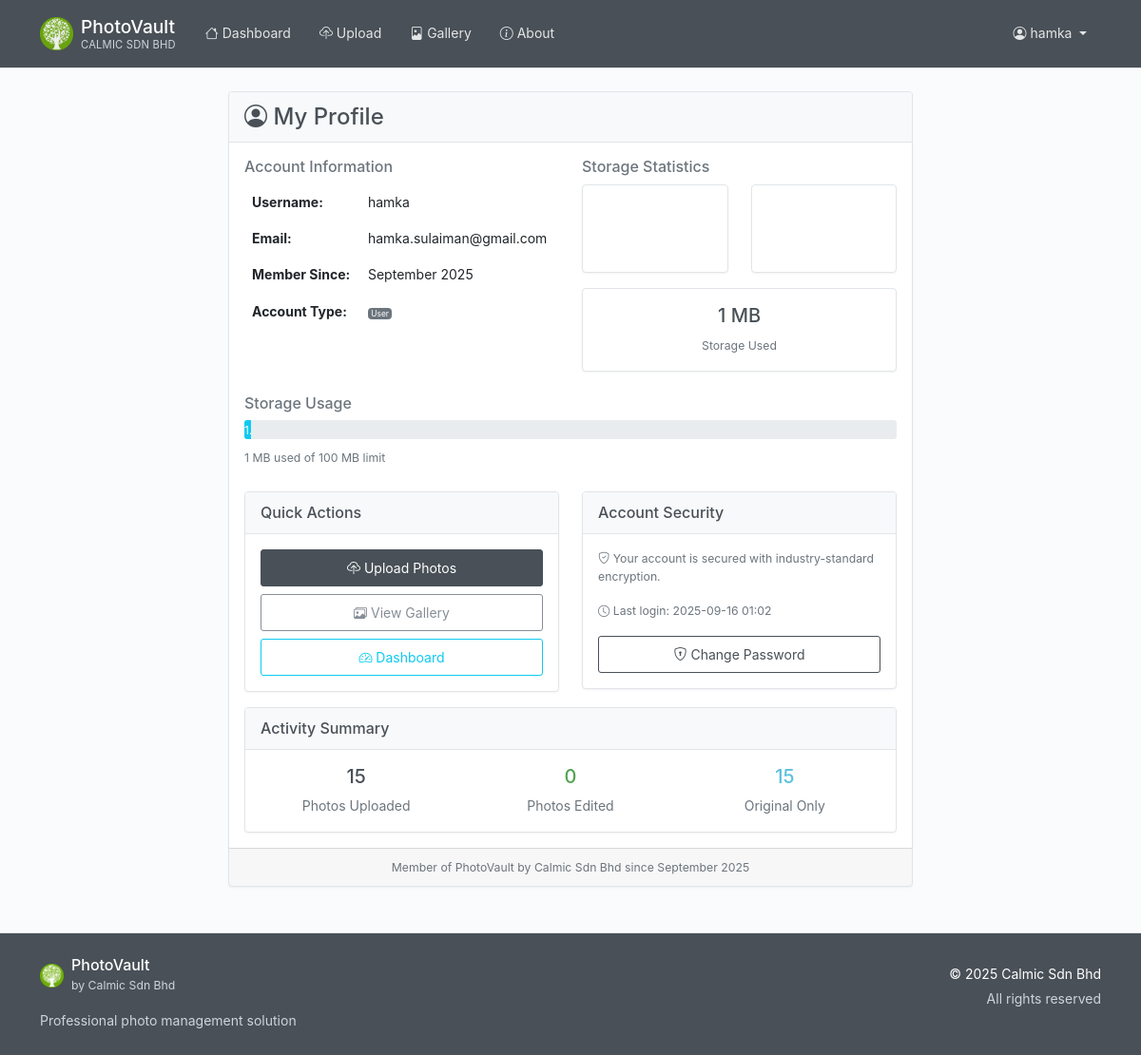
The app's page /profile (signed in) with its own data.
### photovault/models/__init__.py (models this page shows, shortened)
class User(UserMixin, db.Model):
    id = db.Column(db.Integer, primary_key=True)
    username = db.Column(db.String(80), unique=True, nullable=False)
    email = db.Column(db.String(120), unique=True, nullable=False)
    password_hash = db.Column(db.String(255), nullable=False)
    created_at = db.Column(db.DateTime, default=datetime.utcnow)
    is_active = db.Column(db.Boolean, default=True)
    is_admin = db.Column(db.Boolean, default=False, nullable=False)
    is_superuser = db.Column(db.Boolean, default=False, nullable=False)
    photos = db.relationship('Photo', backref='user', lazy=True, cascade='all, delete-orphan')
    albums = db.relationship('Album', backref='user', lazy=True, cascade='all, delete-orphan')
    people = db.relationship('Person', backref='user', lazy=True, cascade='all, delete-orphan')

### photovault/routes/main.py (the view)
@main_bp.route('/profile')
@login_required
def profile():
    stats = {
        'total_photos': 0,
        'edited_photos': 0,
        'total_size': 0,
        'member_since': 'Unknown'
    }
    try:
        from photovault.models import Photo
        from datetime import datetime
        user_photos = Photo.query.filter_by(user_id=current_user.id).all()
        total_photos = len(user_photos)
        edited_photos = sum(1 for photo in user_photos if photo.edited_filename and photo.edited_filename.strip())
        total_size = sum(photo.file_size or 0 for photo in user_photos)
        if current_user.created_at:
            member_since = current_user.created_at.strftime('%B %Y')
        else:
            member_since = 'Unknown'
        stats = {
            'total_photos': total_photos,
            'edited_photos': edited_photos,
            'total_size': total_size,
            'member_since': member_since
        }
    except Exception as e:
        print(f"Profile error: {str(e)}")
    return render_template('profile.html', user=current_user, stats=stats)

### photovault/templates/profile.html (shortened to what this page needs)
{% extends "base.html" %}
{% block content %}
<div class="container">
    <div class="row">
        <div class="col-lg-8 mx-auto">
            <div class="card">
                <div class="card-header">
                    <h4 class="mb-0">
                        <i class="bi bi-person-circle"></i> My Profile
                    </h4>
                </div>
                <div class="card-body">
                    <div class="row mb-4">
                        <div class="col-md-6">
                            <h6 class="text-muted">Account Information</h6>
                            <table class="table table-borderless">
                                <tr>
                                    <td><strong>Username:</strong></td>
                                    <td>{{ current_user.username }}</td>
                                </tr>
                                <tr>
                                    <td><strong>Email:</strong></td>
                                    <td>{{ current_user.email }}</td>
                                </tr>
                                <tr>
                                    <td><strong>Member Since:</strong></td>
                                    <td>{{ stats.member_since }}</td>
                                </tr>
                                <tr>
                                    <td><strong>Account Type:</strong></td>
                                    <td>
                                        {% if current_user.is_superuser %}
                                            <span class="badge bg-danger">Superuser</span>
                                        {% elif current_user.is_admin %}
                                            <span class="badge bg-warning">Administrator</span>
                                        {% else %}
                                            <span class="badge bg-secondary">User</span>
                                        {% endif %}
                                    </td>
                                </tr>
                            </table>
                        </div>
                        <div class="col-md-6">
                            <h6 class="text-muted">Storage Statistics</h6>
                            <div class="row text-center">
                                <div class="col-6 mb-3">
                                    <div class="card bg-primary text-white">
                                        <div class="card-body py-3">
                                            <h4>{{ stats.total_photos }}</h4>
                                            <small>Total Photos</small>
                                        </div>
                                    </div>
                                </div>
                                <div class="col-6 mb-3">
                                    <div class="card bg-success text-white">
                                        <div class="card-body py-3">
                                            <h4>{{ stats.edited_photos }}</h4>
                                            <small>Edited Photos</small>
                                        </div>
                                    </div>
                                </div>
                            </div>
                            <div class="card bg-light">
                                <div class="card-body text-center py-3">
                                    <h5>{{ stats.total_size // (1024 * 1024) }} MB</h5>
                                    <small class="text-muted">Storage Used</small>
                                </div>
                            </div>
                        </div>
                    </div>
                    {% if stats.total_size > 0 %}
                    <div class="mb-4">
                        <h6 class="text-muted">Storage Usage</h6>
                        {% set storage_mb = stats.total_size // (1024 * 1024) %}
                        {% set usage_percent = (storage_mb / 100 * 100) | round(1) %}
                        <div class="progress mb-2" style="height: 20px;">
                            <div class="progress-bar {% if usage_percent > 80 %}bg-danger{% elif usage_percent > 60 %}bg-warning{% else %}bg-info{% endif %}"
                                 role="progressbar"
                                 style="width: {{ usage_percent if usage_percent <= 100 else 100 }}%;">
                                {{ usage_percent }}%
                            </div>
                        </div>
                        <small class="text-muted">
                            {{ storage_mb }} MB used of 100 MB limit
                        </small>
                    </div>
                    {% endif %}
                    <div class="row">
                        <div class="col-md-6 mb-3">
                            <div class="card">
                                <div class="card-header">
                                    <h6 class="mb-0">Quick Actions</h6>
                                </div>
                                <div class="card-body">
                                    <div class="d-grid gap-2">
                                        <a href="{{ url_for('main.upload') }}" class="btn btn-primary">
                                            <i class="bi bi-cloud-upload"></i> Upload Photos
                                        </a>
                                        <a href="{{ url_for('main.gallery') }}" class="btn btn-outline-secondary">
                                            <i class="bi bi-images"></i> View Gallery
                                        </a>
                                        <a href="{{ url_for('main.dashboard') }}" class="btn btn-outline-info">
                                            <i class="bi bi-speedometer2"></i> Dashboard
                                        </a>
                                    </div>
                                </div>
                            </div>
                        </div>
                        <div class="col-md-6 mb-3">
                            <div class="card">
                                <div class="card-header">
                                    <h6 class="mb-0">Account Security</h6>
                                </div>
                                <div class="card-body">
                                    <p class="text-muted small">
                                        <i class="bi bi-shield-check"></i>
                                        Your account is secured with industry-standard encryption.
                                    </p>
                                    <p class="text-muted small">
                                        <i class="bi bi-clock"></i>
                                        Last login: {{ current_user.created_at.strftime('%Y-%m-%d %H:%M') }}
                                    </p>
                                    <div class="d-grid gap-2">
                                        <a href="{{ url_for('auth.change_password') }}" class="btn btn-outline-primary btn-sm">
                                            <i class="bi bi-shield-lock"></i> Change Password
                                        </a>
                                    </div>
                                </div>
                            </div>
                        </div>
                    </div>
                    <div class="card">
                        <div class="card-header">
                            <h6 class="mb-0">Activity Summary</h6>
                        </div>
                        <div class="card-body">
                            <div class="row text-center">
                                <div class="col-md-4">
                                    <h5 class="text-primary">{{ stats.total_photos }}</h5>
                                    <p class="text-muted mb-0">Photos Uploaded</p>
                                </div>
                                <div class="col-md-4">
                                    <h5 class="text-success">{{ stats.edited_photos }}</h5>
                                    <p class="text-muted mb-0">Photos Edited</p>
                                </div>
                                <div class="col-md-4">
                                    <h5 class="text-info">{{ stats.total_photos - stats.edited_photos }}</h5>
                                    <p class="text-muted mb-0">Original Only</p>
                                </div>
                            </div>
                        </div>
                    </div>
                </div>
                <div class="card-footer text-center">
                    <small class="text-muted">
                        Member of PhotoVault by Calmic Sdn Bhd since {{ stats.member_since }}
                    </small>
                </div>
            </div>
        </div>
    </div>
</div>
{% endblock %}

### photovault/templates/base.html (shortened to what this page needs)
<!DOCTYPE html>
<html lang="en">
<head>
    <link href="https://cdn.jsdelivr.net/npm/bootstrap@5.1.3/dist/css/bootstrap.min.css" rel="stylesheet"
>
    <link rel="stylesheet" href="https://cdn.jsdelivr.net/npm/bootstrap-icons@1.11.3/font/bootstrap-icons.css">
    <link rel="stylesheet" href="{{ url_for('static', filename='css/style.css') }}">
</head>
<body>
    <nav class="navbar navbar-expand-lg navbar-dark" role="navigation" aria-label="Main navigation">
        <div class="container">
            <a class="navbar-brand d-flex align-items-center" href="{{ url_for('main.index') }}" aria-label="PhotoVault Home">
                <div class="logo-container me-2 d-flex align-items-center">
                    <img src="{{ url_for('static', filename='img/calmic-logo.png') }}"
                         alt="Calmic Logo"
                         height="35"
                         class="logo-img"
                         onload="this.parentNode.querySelector('.logo-fallback').style.display='none';"
                         onerror="this.style.display='none'; this.parentNode.querySelector('.logo-fallback').style.display='flex';">
                </div>
                <div class="brand-text">
                    <div class="brand-name">{{ app_title if app_title else 'PhotoVault' }}</div>
                    <div class="company-name">{{ company_info.name if company_info else 'Calmic Sdn Bhd' }}</div>
                </div>
            </a>
            <div class="collapse navbar-collapse" id="navbarNav">
                {% if current_user.is_authenticated %}
                <div class="navbar-nav me-auto">
                    <a class="nav-link {{ 'active' if request.endpoint == 'main.dashboard' }}"
                       href="{{ url_for('main.dashboard') }}" aria-current="{% if request.endpoint == 'main.dashboard' %}page{% endif %}">
                        <i class="bi bi-house" aria-hidden="true"></i> Dashboard
                    </a>
                    <a class="nav-link {{ 'active' if request.endpoint == 'photo.upload_photo' }}"
                       href="/upload" aria-current="{% if request.endpoint == 'photo.upload_photo' %}page{% endif %}">
                        <i class="bi bi-cloud-upload" aria-hidden="true"></i> Upload
                    </a>
                    <a class="nav-link"
                       href="/gallery" aria-current="page">
                        <i class="bi bi-file-image" aria-hidden="true"></i> Gallery
                    </a>
                    <a class="nav-link {{ 'active' if request.endpoint == 'main.about' }}"
                       href="{{ url_for('main.about') }}" aria-current="{% if request.endpoint == 'main.about' %}page{% endif %}">
                        <i class="bi bi-info-circle" aria-hidden="true"></i> About
                    </a>
                </div>
                <div class="navbar-nav ms-auto">
                    <div class="nav-item dropdown">
                        <a class="nav-link dropdown-toggle" href="#" id="userDropdown" role="button"
                           data-bs-toggle="dropdown" aria-expanded="false" aria-label="User menu for {{ current_user.username }}">
                            <i class="bi bi-person-circle" aria-hidden="true"></i>
                            <span class="d-none d-sm-inline">{{ current_user.username }}</span>
                        </a>
                    </div>
                </div>
                {% endif %}
            </div>
        </div>
    </nav>
    <main class="container my-4" id="main-content" role="main">
        {% block content %}{% endblock %}
    </main>
    <footer class="py-4 mt-5" role="contentinfo">
        <div class="container">
            <div class="row">
                <div class="col-md-6 mb-3 mb-md-0">
                    <div class="d-flex align-items-center mb-3">
                        <div class="footer-logo-container me-2 d-flex align-items-center">
                            <img src="{{ url_for('static', filename='img/calmic-logo.png') }}"
                                 alt="Calmic Logo"
                                 height="25"
                                 class="footer-logo-img"
                                 onload="this.parentNode.querySelector('.footer-logo-fallback').style.display='none';"
                                 onerror="this.style.display='none'; this.parentNode.querySelector('.footer-logo-fallback').style.display='flex';">
                        </div>
                        <div>
                            <h6 class="mb-0">{{ app_title if app_title else 'PhotoVault' }}</h6>
                            <small class="text-muted">by {{ company_info.name if company_info else 'Calmic Sdn Bhd' }}</small>
                        </div>
                    </div>
                    <p class="text-muted mb-0">Professional photo management solution</p>
                </div>
                <div class="col-md-6 text-md-end">
                    <p class="mb-1">{{ company_copyright if company_copyright else '© 2025 Calmic Sdn Bhd' }}</p>
                    <p class="text-muted mb-0">All rights reserved</p>
                </div>
            </div>
        </div>
    </footer>
</body>
</html>

### records on screen
User: username "hamka", email "hamka.sulaiman@gmail.com", created_at "2025-09-16 01:02"

### other values on screen
{{ app_title if app_title else 'PhotoVault' }} "PhotoVault"
{{ company_info.name if company_info else 'Calmic Sdn Bhd' }} "CALMIC SDN BHD"
{{ stats.member_since }} "September 2025"
{{ stats.total_size // (1024 * 1024) }} "1"
{{ storage_mb }} "1"
{{ stats.total_photos }} "15"
{{ stats.edited_photos }} "0"
{{ stats.total_photos - stats.edited_photos }} "15"
{{ company_info.name if company_info else 'Calmic Sdn Bhd' }} "Calmic Sdn Bhd"
{{ company_copyright if company_copyright else '© 2025 Calmic Sdn Bhd' }} "© 2025 Calmic Sdn Bhd"
